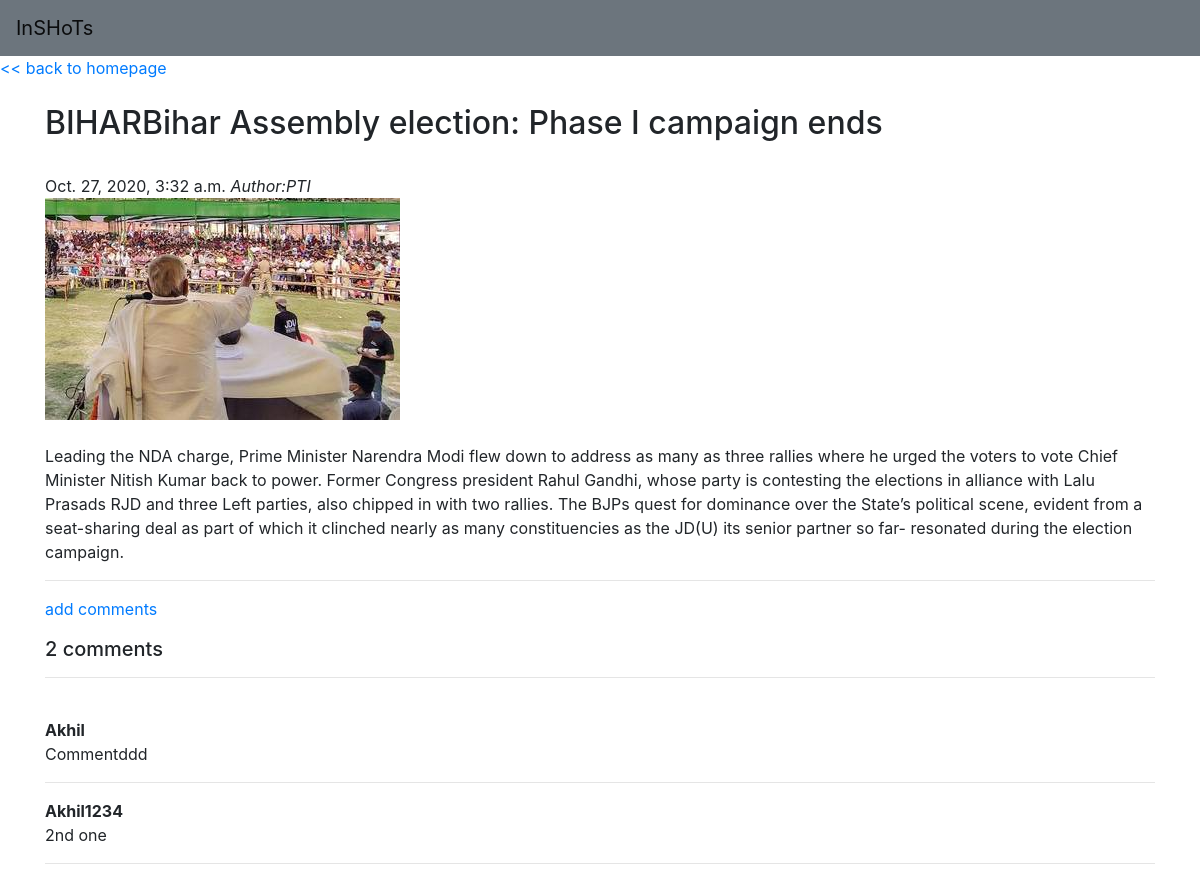
Screenshot of /view/1 with the database file from the repository.
### feeds/models.py (models this page shows, shortened)
class newsfeed(models.Model):
	headline=models.CharField(max_length=100)
	author=models.CharField(max_length=50,default='n/a')
	content=models.TextField()
	date=models.DateTimeField(auto_now_add=True)
	catg=models.CharField(max_length=50,null=True)
	image=models.ImageField(null=True,blank=True)
	@property
	def imageURL(self):
		try:
			url=self.image.url
		except:
			url=' '
		return url
	@property
	def noofcomms(self):
		return comment.objects.filter(post=self).count()

class comment(models.Model):
	post=models.ForeignKey(newsfeed,on_delete=models.CASCADE)
	name=models.CharField(max_length=50)
	body=models.TextField()
	class Meta:
		db_table="comment"

### feeds/views.py (the view)
# urls.py: path('view/<int:id>',views.View,name="viewposts"),
def View(request,id):
	feeds=newsfeed.objects.get(id=id)
	comments=comment.objects.filter(post=feeds)
	context={'feeds':feeds,'comments':comments}
	return render(request,'view.html',context)

### feeds/templates/view.html
{% extends 'domain.html' %}
{% load static %}
{% block content %}
<h2>{{feeds.headline}}</h2><br>
{{feeds.date}}
<i>Author:{{feeds.author}}</i><br>
<img src="{{feeds.imageURL}}" alt="img22.08"><br><br>
<p>{{feeds.content}}</p>
<hr>
<a href="{% url 'addcomments' feeds.id %}">add comments</a><br>
{% if not comments %}
no comments yet..
{% else %}
<p><h5>{{ feeds.noofcomms }} comments</h5></p><hr><br>
{% for comment in comments %}
<strong>{{comment.name}}</strong><br>
<p>{{comment.body}}</p>
<hr>
{% endfor %}
{% endif %}
{% endblock content %}

### feeds/templates/domain.html (style rules this page uses)
img { max-width: 100% ; height: auto; }

### rows the page displays
newsfeed: headline "BIHARBihar Assembly election: Phase I campaign ends", date "Oct. 27, 2020, 3:32 a.m.", author "PTI", imageURL (picture), content "Leading the NDA charge, Prime Minister Narendra Modi flew down to address as many as three rallies where he urged the voters to vote Chief Minister Nitish Kumar back to power. Former Congress president Rahul Gandhi, whose party is contesting the elections in alliance with Lalu Prasads RJD and three Left parties, also chipped in with two rallies. The BJPs quest for dominance over the State’s political scene, evident from a seat-sharing deal as part of which it clinched nearly as many constituencies as the JD(U) its senior partner so far- resonated during the election campaign.", noofcomms "2"
comment: name "Akhil", body "Commentddd"
comment: name "Akhil1234", body "2nd one"
